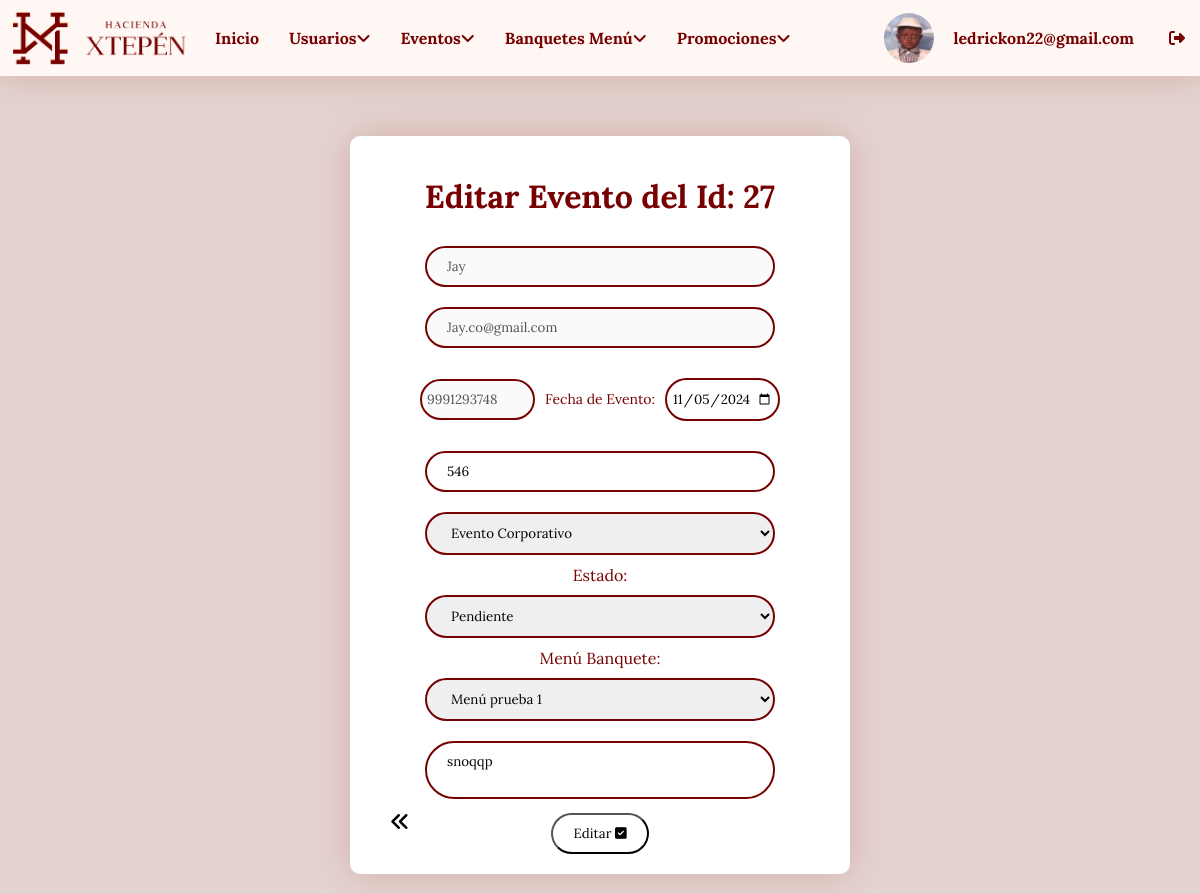
Screenshot of /login/editar_evento.php?id=27 (signed in) with the database file from the repository.
### tables this page shows
CREATE TABLE `usuarios` (
  `id_usuario` int(11) NOT NULL,
  `nombre_completo` varchar(100) DEFAULT NULL,
  `roles` varchar(50) NOT NULL,
  `email` varchar(50) DEFAULT NULL,
  `contrasena` varchar(255) DEFAULT NULL,
  `fecha_nacimiento` date DEFAULT NULL,
  `foto` varchar(255) DEFAULT NULL,
  `acc` int(11) NOT NULL
);

CREATE TABLE `reservas_eventos` (
  `id` int(11) NOT NULL,
  `nombre` varchar(100) NOT NULL,
  `email` varchar(100) NOT NULL,
  `telefono` varchar(15) NOT NULL,
  `evento` varchar(50) NOT NULL,
  `fecha` date NOT NULL,
  `invitados` int(11) NOT NULL,
  `mensaje` text DEFAULT NULL,
  `fecha_reserva` timestamp NOT NULL DEFAULT current_timestamp(),
  `menu_banquete` int(11) DEFAULT NULL,
  `estado` varchar(10) DEFAULT 'pendiente'
);

### login/editar_evento.php (the view, shortened to what this page needs)
<!DOCTYPE html>
<html lang="en">
<head>
    <link rel="stylesheet" href="styles/styleeventos.css">
</head>
<body>
<div class="container">
    <?php include "menu.php"; ?>
    <br><br>
    <div class="information">
        <?php
        require "conexion.php";
        $id = $_GET['id'];
        $verevento = "SELECT reservas_eventos.*, banquete_menu.nombre_menu
                      FROM reservas_eventos
                      LEFT JOIN banquete_menu ON reservas_eventos.menu_banquete = banquete_menu.id
                      WHERE reservas_eventos.id = '$id'";
        $resultado = mysqli_query($conectar, $verevento);
        $fila = $resultado->fetch_array();
        ?>
        <div class="formulario">
        <form class="form" action="guardar_evento_editar.php?id=<?php echo $fila['id']; ?>" method="post">
                <h1> Editar Evento del Id: <?php echo $fila["id"]?></h1><br>
                <div>
                    <input type="text" class="inputext" name="nombre_disabled" placeholder="Ingresa tu nombre completo" required value="<?php echo $fila["nombre"]; ?>" disabled>
                    <input type="email" class="inputext" name="email_disabled" placeholder="Correo de contacto" required value="<?php echo $fila["email"]; ?>" disabled>
                </div>
                <br>
                <div class="date">
                    <input type="tel" class="inputextdt" name="telefono_disabled" placeholder="Tu número de contacto" required minlength="10" maxlength="10" value="<?php echo $fila["telefono"]; ?>" disabled>
                    <p>Fecha de Evento:</p>
                    <input class="inputextdt" type="date" name="fecha" id="fecha" required value="<?php echo $fila["fecha"]; ?>">
                </div>
                <br>
                <div>
                    <input type="number" class="inputext" name="invitados" placeholder="Cantidad de invitados" required value="<?php echo $fila["invitados"]; ?>">
                    <select class="inputext" id="evento" name="evento" required>
                        <option value="corporativo" <?php echo ($fila['evento'] == 'corporativo') ? 'selected' : ''; ?>>Evento Corporativo</option>
                    </select>
                </div>
                <div>
                    <label for="estado">Estado:</label>
                    <select class="inputext" id="estado" name="estado" required>
                        <option value="pendiente" <?php echo ($fila['estado'] == 'pendiente') ? 'selected' : ''; ?>>Pendiente</option>
                    </select>
                </div>
                <div>
                    <label for="menu_banquete">Menú Banquete:</label>
                    <select class="inputext" id="menu_banquete" name="menu_banquete" required>
                        <?php
                        $query_menus = "SELECT * FROM banquete_menu";
                        $result_menus = mysqli_query($conectar, $query_menus);
                        while ($menu = mysqli_fetch_array($result_menus)) {
                            $selected = ($menu['id'] == $fila['menu_banquete']) ? 'selected' : '';
                            echo "<option value='{$menu['id']}' $selected>{$menu['nombre_menu']}</option>";
                        }
                        ?>
                    </select>
                </div>
                <textarea class="inputext" name="mensaje" placeholder="Describe los detalles adicionales del evento"><?php echo $fila["mensaje"]; ?></textarea>
                <br>
                <button class="buttonsbmt" type="submit">Editar <i class="fa fa-check-square" aria-hidden="true"></i></button> <br>
                <a class="back" href="dashboard_eventos.php"><i class="fa-solid fa-angles-left"></i></a>
            </form>
        </div>
    </div>
</div>
</body>
</html>

### login/menu.php (shortened to what this page needs)
<?php
$usuario = $_SESSION['username'];
require "conexion.php";
$id_usuario = $_SESSION['id_usuario'];
$verusuario = "SELECT * FROM usuarios WHERE id_usuario = '$id_usuario'";
$resultado = mysqli_query($conectar, $verusuario);
$fila = $resultado -> fetch_array();
?>
<!DOCTYPE html>
<html lang="en">
<head>
    <link rel="stylesheet" href="styles/stylenavbar.css">
</head>
<body>
    <div class="container">
        <div class="tutorial">
            <ul>
                <div class="left-items">
                    <figure class="logo-left">
                        <img src="imagenes/xtepen-logo-750.gif" alt="">
                    </figure>
                    <li><a href="panel_administrativo.php">Inicio</a></li>
                    <li><a href="dashboard_usuarios.php">Usuarios<i class="fa fa-angle-down"></i>
                    </li>
                    <li><a href="dashboard_eventos.php">Eventos<i class="fa fa-angle-down"></i>
                    </li>
                    <li><a href="dashboard_banquetes.php">Banquetes Menú<i class="fa fa-angle-down"></i>
                    </li>
                    <li><a href="dashboard_promociones.php">Promociones<i class="fa fa-angle-down"></i>
                    </li>
                </div>
                <div class="right-items">
                <img id="fotoPerfil" class="ppic" src="<?php echo $fila["foto"]; ?>" alt="">
                    <li class="usuarioh4"><h4 class="usuarioh4"><?php echo $usuario; ?>
                </li>
                    <li><a href="salir.php"><i class="fa-solid fa-right-from-bracket"></i></a></li>
                </div>
            </ul>
        </div>
    </div>
</body>
</html>

### login/styles/styleeventos.css (style rules this page uses)
* { box-sizing: border-box; margin: 0; padding: 0; font-family: "Lora"; }
body { display: flex; flex-direction: column; background-color: #e5d3cf; }
.information { display: flex; justify-content: center; align-items: center; margin: auto; padding: 20px; }
.formulario { background-color: var(--Blanco); border-radius: 10px; width: 500px; box-shadow: 0px 0px 40px #7700002d; color: var(--Texto); padding: 20px; }
.form { flex-direction: column; justify-content: center; position: relative; }
.form h1 { font-family: "Lora"; height: 60px; text-align: center; padding-top: 20px; }
.inputext { margin: 10px 50px; width: 350px; border: none; padding: 10px 20px; border-radius: 50px; border: 2px var(--Texto) solid; }
.buttonsbmt { margin: auto; padding: 10px 20px; font-family: "Lora"; background-color: var(--Blanco); border-radius: 50px; display: inline-block; }
.back { position: absolute; font-size: 20px; bottom: 0; color: var(--Negro); bottom: 20; left: 0; margin: 20px; }
.date { display: flex; justify-content: center; align-items: center; margin: auto; gap: 10px; }
.date p { font-size: 14px; }
.inputextdt { width: 115px; border: none; padding: 10px 5px; border-radius: 50px; border: 2px var(--Texto) solid; font-family: "Lora"; }
textarea { resize: none; }

### login/styles/stylenavbar.css (style rules this page uses)
* { box-sizing: border-box; margin: 0; padding: 0; }
.ppic { width: 50px; border-radius: 50px; margin: 10px 0; }
.ppic { width: 50px; border-radius: 50%; transition: transform 0.2s ease; cursor: pointer; }
.tutorial ul { font-size: 0; list-style-type: none; background-color: var(--Secundario); box-shadow: 0px 0px 40px #7700002d; }
.tutorial ul li { font-family: "Open Sans", sans-serif; font-size: 1rem; font-weight: 400; background-color: var(--Secundario); color: var(--Texto); display: inline-block; padding: 15px; position: relative; vertical-align: middle; }
.information { text-align: center; }
.tutorial a { text-decoration: none; color: var(--Texto); font-weight: 700; }
.usuarioh4 { color: var(--Texto); padding: 5px; }
ul { display: flex; justify-content: space-between; list-style-type: none; padding: 0; width: 100%; }
li { padding: 10px; }
.left-items { display: flex; align-items: center; }
.right-items { display: flex; align-items: center; }
.logo-left { width: 180px; margin: 10px ; }
.logo-left img { width: 100%; display: inline-block; }

### login/styles/colors.css (style rules this page uses)
:root { --Blanco: #fff; --Negro: #000; --GrisClaro: #ccc; --GrisOscuro: #333; --Principal: #c85749; --Secundario: #FFF7F4; --Texto: #770000; }

### rows the page displays
usuarios: foto (picture)
reservas_eventos: id "27", nombre_disabled "Jay", email_disabled "Jay.co@gmail.com", telefono_disabled "9991293748", fecha "11/05/2024", invitados "546", evento "Evento Corporativo", estado "Pendiente", mensaje "snoqqp"

### other values shown
$usuario "ledrickon22@gmail.com"
form field menu_banquete "Menú prueba 1"
